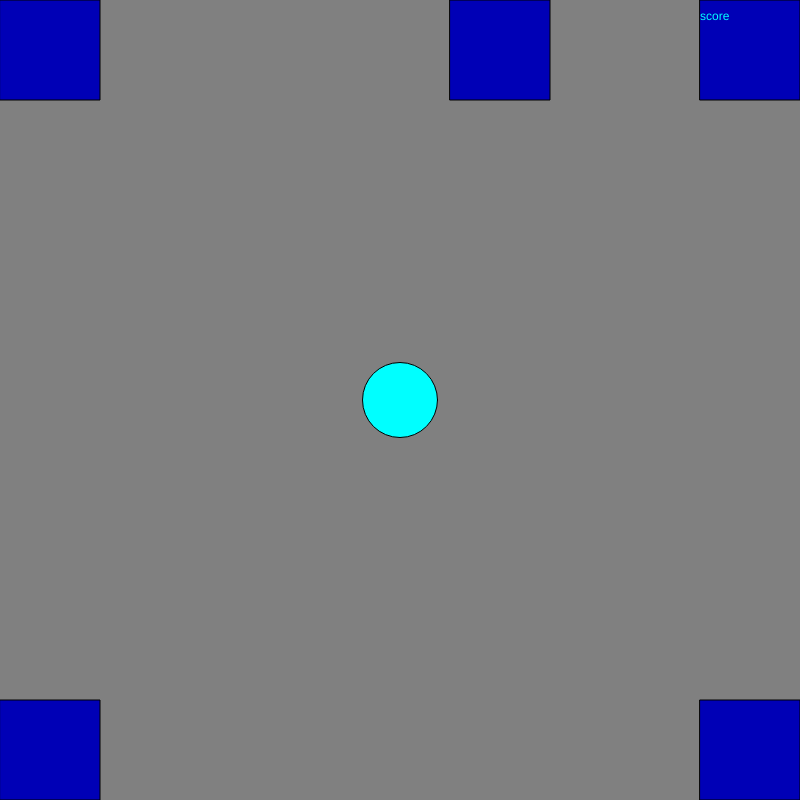
Frame 1 (no input)
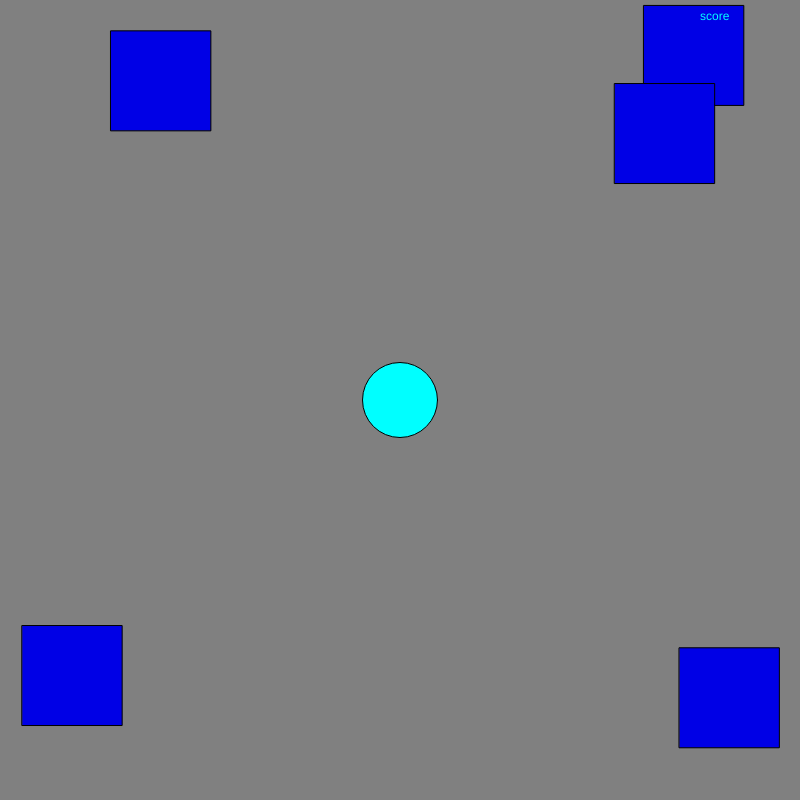
Frame 60 (no input)
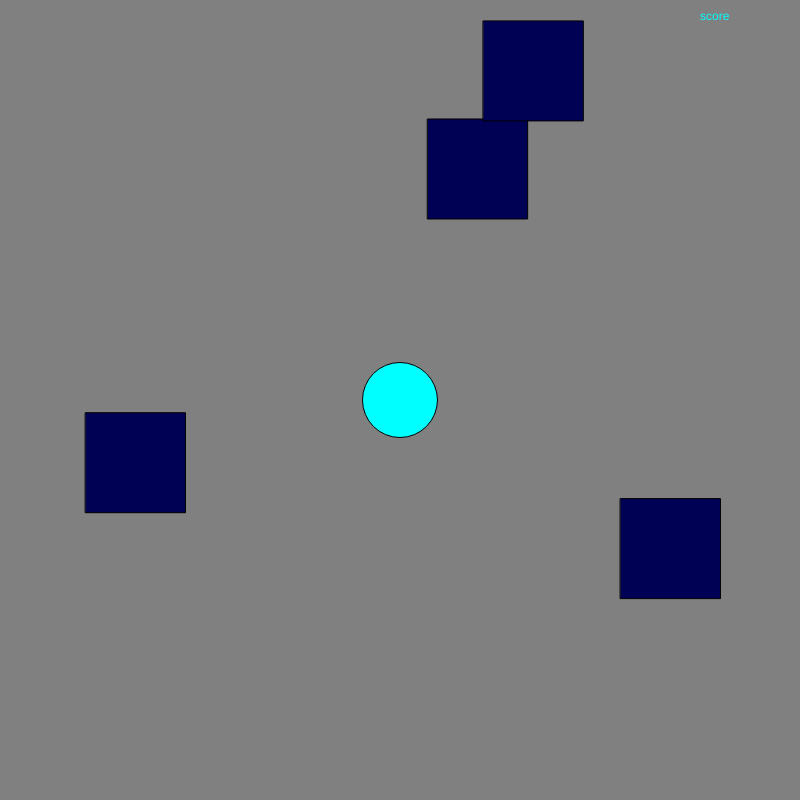
Frame 120 (the mouse pressed at the canvas centre since frame 60)

The p5.js sketch that drew these frames (run headless with seeded random() and noise() and a simulated clock; from frame 60 on, the mouse is pressed at the canvas centre):

// p5.js sketch
// ── sketch.js
var change = 0;
var b1x = 1;
var b1y = 1;
var b2x = 2;
var b2y = 2;
var b3x = 1;
var b3y = 1;
var b4x = 2;
var b4y = 2;
var b5x = 1;
var b5y = 1;
var pX = 400;
var pY = 400;
var dX = 0;
var dY = 0;
var score=0

function setup() {
  createCanvas(800, 800);
}

function draw() {
  background('gray');
  fill(0, 0, random(255));
  rect(0 + change * b2x, 700 - change * b2y, 100, 100);
  rect(700 - change * b3x, 700 - change * b3y, 100, 100);
  rect(0 + change * b1x, 0 + change * b1y, 100, 100);
  rect(700 - change * b4x, 0 + change * b4y, 100, 100);
  rect(450 + change * b5x, 0 + change * b5y, 100, 100);
  fill(0, 255, 255);
  ellipse(pX, pY, 75, 75);
  pX = pX + dX;
  pY = pY + dY;
  change = change + 4;
  if (change > 800 ) {
    change = 0;
    b1x = random(2);
    b1y = random(1);
    b2x = random(2);
    b2y = random(1);
    b3x = random(2);
    b3y = random(1);
    b4x = random(2);
    b4y = random(1);
    b5x = random(2);
    b5y = random(1);
    score
  }
  if (pX > 0 + change * b2x && pX < 0 + change * b2x + 100 && pY > 700 - change * b2y && pY < 700 - change * b2y+100){ 
    change = 0;
    b1x = random(2);
    b1y = random(1);
    b2x = random(2);
    b2y = random(1);
    b3x = random(2);
    b3y = random(1);
    b4x = random(2);
    b4y = random(1);
    b5x = random(2);
    b5y = random(1);
  }
  if (pX > 0 + change * b1x && pX < 0 + change * b1x + 100 && pY > 0 + change * b1y && pY < 0 + change * b1y + 100){
    change = 0;
    b1x = random(2);
    b1y = random(1);
    b2x = random(2);
    b2y = random(1);
    b3x = random(2);
    b3y = random(1);
    b4x = random(2);
    b4y = random(1);
    b5x = random(2);
    b5y = random(1);
  }
  if (pX > 700 - change * b3x && pX < 700 - change * b3x + 100 && pY > 700 - change * b3y && pY < 700 - change * b3y + 100){
    change = 0;
    b1x = random(2);
    b1y = random(1);
    b2x = random(2);
    b2y = random(1);
    b3x = random(2);
    b3y = random(1);
    b4x = random(2);
    b4y = random(1);
    b5x = random(2);
    b5y = random(1);
  }
  if (pX > 700 - change * b4x && pX < 700 - change * b4x + 100 && pY > 0 + change * b4y && pY < 0 + change * b4y + 100){
     change = 0;
    b1x = random(2);
    b1y = random(1);
    b2x = random(2);
    b2y = random(1);
    b3x = random(2);
    b3y = random(1);
    b4x = random(2);
    b4y = random(1);
    b5x = random(2);
    b5y = random(1);
  }
  score=score+25
  text('score', 700, 20)
} 

function keyPressed() {
  if (key == "s") {
    dY = 5;
  }
  if (key == "w") {
    dY = -5;}
  if (key == "a") {
    dX = -5;}
  if (key == "d"){
     dX=5}
}

function keyReleased(){
  if(key=="s"){
  dY=0;
  }
  if(key=="w"){
  dY=0;
  }
  if(key=="a"){  
  dX=0;
  }
  if(key=="d"){
  dX=0;  
  }
  
}
